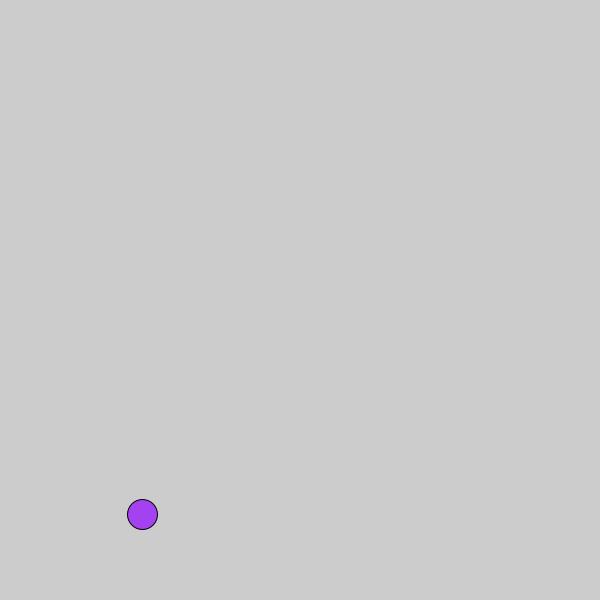
Frame 1 (no input)
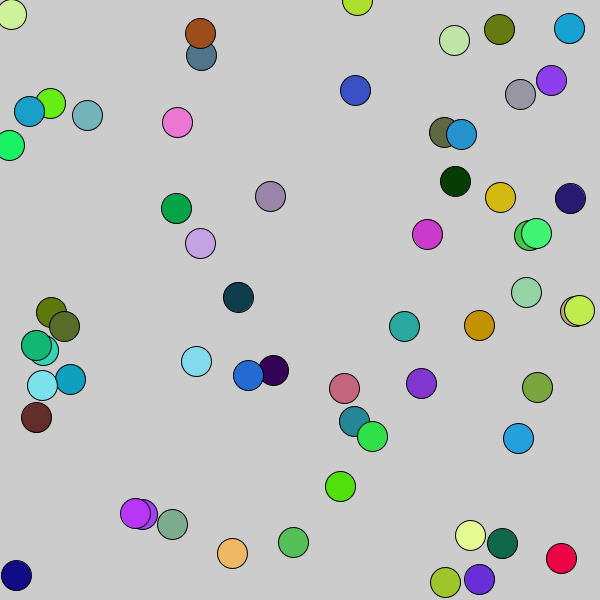
Frame 60 (the mouse pressed at the canvas centre just before this capture)
Frame 120 (the mouse held since frame 60 and released just before this capture): identical to frame 60, image omitted

The Processing sketch that drew these frames (run headless with seeded random() and noise(); from frame 60 on, the mouse is pressed at the canvas centre):

// Processing sketch: simple_cycle
// ── simple_cycle.pde

void setup() {
  size(600, 600);
}

void draw() {
  if (mousePressed == false) {
    
    PShape pollicino = createShape(ELLIPSE, 0, 0, 30, 30);
    pollicino.setFill(color(random(255),random(255),random(255)));
    
    float x = random(width);
    float y = random(height);
    shape(pollicino, x, y);
  }
}
